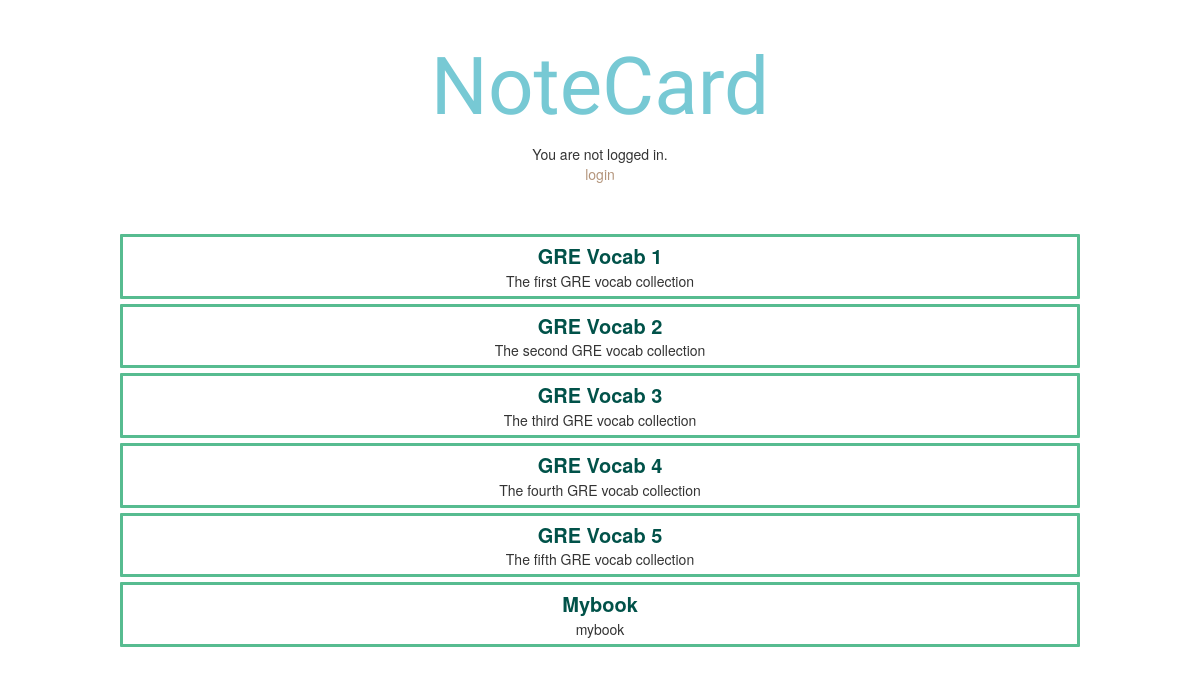
Screenshot of /notebook with the database file from the repository.
### database_setup.py (models this page shows, shortened)
class Notebook(Base):
    __tablename__ = 'notebook'
    id = Column(Integer, primary_key=True)
    name = Column(String(250), nullable=False)
    description = Column(String(250))
    user_id = Column(Integer, ForeignKey('user.id'))
    user = relationship(User)

### main.py (the view)
@app.route('/')
@app.route('/notebook')
def showNotebooks():
    notebooks = session.query(Notebook).all()
    return render_template('allbooks.html', notebooks = notebooks)

### templates/allbooks.html (shortened to what this page needs)
{% extends "base.html" %}
{% block content %}
{% include "header.html" %}
<div class='notebook-list text-center'>
{% for n in notebooks %}
    <div class='row notebook'>
        <div class='col-md-12'>
            <div>
                <a class='notebook-name' href='{{url_for('showCards', notebook_id = n.id)}}'>{{n.name}}</a>
            </div>
            <div>{{n.description}}</div>
        </div>
    </div>
{% endfor %}
</div>
{% endblock %}

### templates/base.html (shortened to what this page needs)
<!DOCTYPE html>
<html lang='en'>
    <head>
        <link rel="stylesheet" href="//netdna.bootstrapcdn.com/bootstrap/3.1.1/css/bootstrap.min.css">
        <link rel="stylesheet" href="{{ url_for('static', filename='style.css') }}">
    </head>
    <body>
        <div class="container">
            {% block content %}
            {% endblock %}
        </div>
    </body>
</html>

### templates/header.html (shortened to what this page needs)
<div class='row header text-center'>
    <div class='row banner'>
        <div class='col-md-12 banner-logo'>
            <a href='/'>NoteCard</a>
        </div>
    </div>
    <div class='greeting'>
        {% if not session['email'] %}
            You are not logged in.
        {% else %}
            You are now logged in as <b>{{session['email']}}</b><br>
            You are {{session['username']}}
        {% endif %}
    </div>
    <div class='row log'>
    {% if not session['email'] %}
        <a href='{{url_for('showLogin')}}'>login</a>
    {% else %}
        <a href='{{url_for('disconnect')}}'>Logout</a>
    {% endif %}
    </div>
</div>

### static/style.css (style rules this page uses)
body { min-height: 100vh; width: 100%; display: flex; flex-wrap: wrap; background-color: #FFFFFF; }
a { color: #b4957c; }
@media screen and (min-width: 1000px) { body { width: 1000px; margin: auto; } }
.header { margin-bottom: 30px; }
.banner { max-height: 20%; margin-top: 30px; font-family: 'Yesteryear', cursive; }
.banner-logo > a { margin-top: 30px; font-size: 80px; font-weight: 30; color: #77C9D4; }
.notebook { background-color: #FFFFFF; border-style: solid; border-color: #57BC90; border-width: 3; border-radius: 1px; margin-top: 5px; margin-bottom: 5px; margin-left: 5px; margin-right: 5px; padding-top: 5px; padding-bottom: 5px; }
.notebook-name { font-size: 20px; font-weight: bold; color: #015249; }

### rows the page displays
Notebook: name "GRE Vocab 1", description "The first GRE vocab collection"
Notebook: name "GRE Vocab 2", description "The second GRE vocab collection"
Notebook: name "GRE Vocab 3", description "The third GRE vocab collection"
Notebook: name "GRE Vocab 4", description "The fourth GRE vocab collection"
Notebook: name "GRE Vocab 5", description "The fifth GRE vocab collection"
Notebook: name "Mybook", description "mybook"
